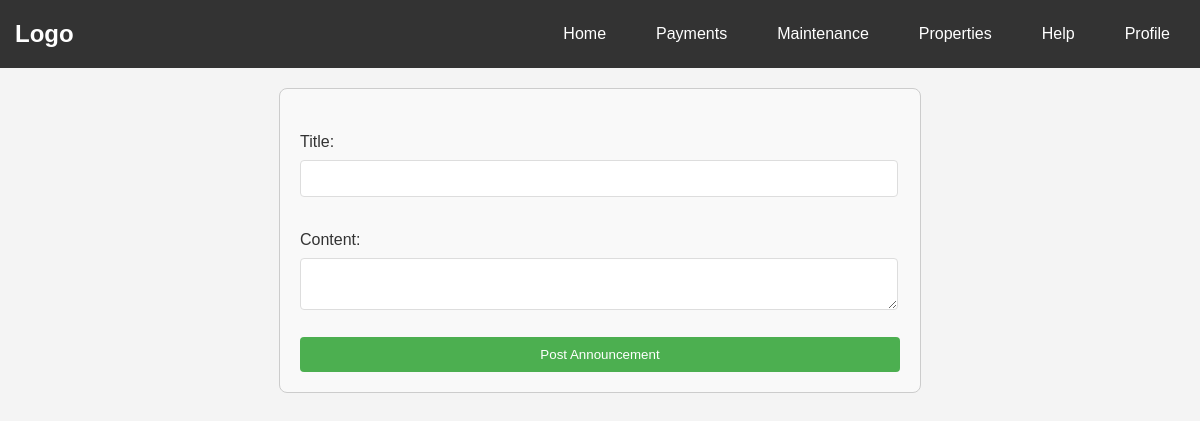
/index.php (signed in), run on an earlier commit of the app's database.
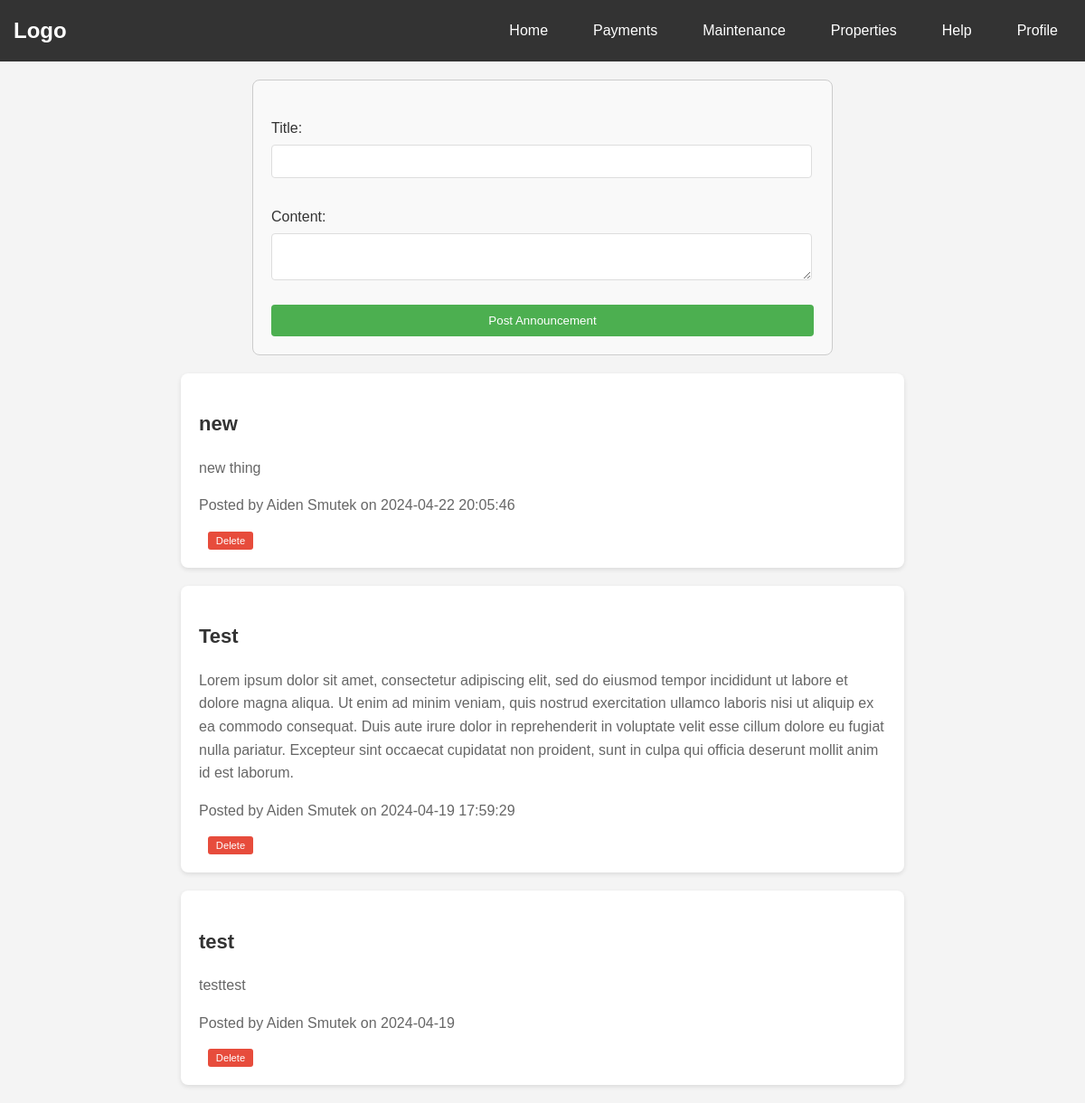
And on a later commit of the database.
### tables this page shows
CREATE TABLE Announcements (announcement_id INTEGER PRIMARY KEY AUTOINCREMENT, user_id INT NOT NULL, title VARCHAR (255) NOT NULL, content TEXT NOT NULL, post_date DATETIME DEFAULT CURRENT_TIMESTAMP, FOREIGN KEY (user_id) REFERENCES Users (user_id));

CREATE TABLE Users (user_id INTEGER PRIMARY KEY AUTOINCREMENT, username VARCHAR (50) UNIQUE, user_fname VARCHAR (50), user_lname VARCHAR (50), user_email VARCHAR (100), user_type VARCHAR (50));

### index.php (the view, shortened to what this page needs)
<?php
include("navbar.php");
include("user_check.php");
$db->busyTimeout(5000);
$user_type = $_SESSION['user_type'] ?? 'Tenant';
$result = $db->query("SELECT a.announcement_id, a.title, a.content, a.post_date, u.user_fname, u.user_lname FROM Announcements a JOIN Users u ON a.user_id = u.user_id ORDER BY a.post_date DESC");
$announcements = [];
if ($result) {
    while ($row = $result->fetchArray(SQLITE3_ASSOC)) {
        $announcements[] = $row;
    }
} else {
    echo "Failed to fetch announcements: " . $db->lastErrorMsg();
}
?>
<!DOCTYPE html>
<html lang="en">
<head>
    <link rel="stylesheet" href="style.css">
</head>
<body>
<?php if ($user_type === 'Landlord'): ?>
    <form action="" method="post">
        <label for="title">Title:</label>
        <input type="text" id="title" name="title" required>
        <label for="content">Content:</label>
        <textarea id="content" name="content" required></textarea>
        <button type="submit">Post Announcement</button>
    </form>
<?php endif; ?>
<section>
    <?php foreach ($announcements as $announcement): ?>
        <article>
            <h2><?= htmlspecialchars($announcement['title']) ?></h2>
            <p><?= nl2br(htmlspecialchars($announcement['content'])) ?></p>
            <p>Posted by <?= htmlspecialchars($announcement['user_fname']) . ' ' . htmlspecialchars($announcement['user_lname']) ?> on <?= htmlspecialchars($announcement['post_date']) ?></p>
            <?php if ($user_type === 'Landlord'): ?>
                <form action="" method="post" class="delete-form">
                    <button type="submit" class="delete-button">Delete</button>
                </form>
            <?php endif; ?>
        </article>
    <?php endforeach; ?>
</section>
</body>
</html>

What changed in the data, as far as the page shows it:
added announcements: title "new", content "new thing", user.user_fname "Aiden", user.user_lname "Smutek", post_date "2024-04-22 20:05:46"
added announcements: title "Test", content "Lorem ipsum dolor sit amet, consectetur adipiscing elit, sed do eiusmod tempor incididunt ut labore et dolore magna aliqua. Ut enim ad minim veniam, quis nostrud exercitation ullamco laboris nisi ut aliquip ex ea commodo consequat. Duis aute irure dolor in reprehenderit in voluptate velit esse cillum dolore eu fugiat nulla pariatur. Excepteur sint occaecat cupidatat non proident, sunt in culpa qui officia deserunt mollit anim id est laborum.", user.user_fname "Aiden", user.user_lname "Smutek", post_date "2024-04-19 17:59:29"
added announcements: title "test", content "testtest", user.user_fname "Aiden", user.user_lname "Smutek", post_date "2024-04-19"
